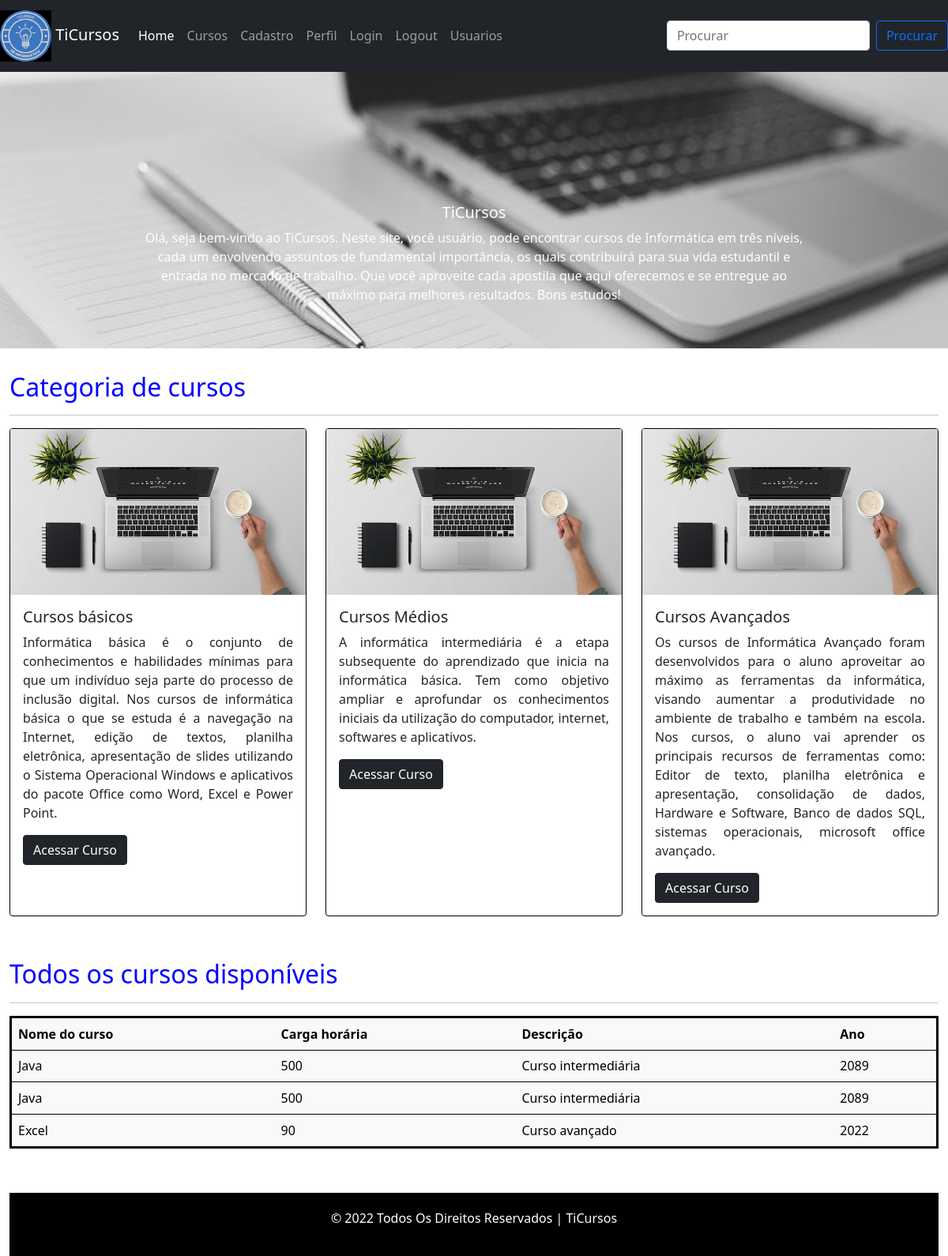
The page /visoes/index.php on the database its author committed.
### tables this page shows
CREATE TABLE `curso` (
  `id_curso` int(11) NOT NULL AUTO_INCREMENT,
  `nome` varchar(50) NOT NULL,
  `carga_horaria` int(11) NOT NULL,
  `descricao` text NOT NULL,
  `ano` year(4) NOT NULL,
  PRIMARY KEY (`id_curso`)
);

### controles/controlar_cursos.php (called while the page is built, shortened)
<?PHP
    function listarCursos(){
        $con = abrirConexao();
        $sql = "SELECT * FROM bdcursos.curso;";
        $resultadoListagem = mysqli_query($con, $sql);
        return $resultadoListagem;
    }
?>

### visoes/index.php (the view, shortened to what this page needs)
<!DOCTYPE html>
<html>
  <head>
    <link href="https://cdn.jsdelivr.net/npm/bootstrap@5.0.0-beta3/dist/css/bootstrap.min.css" rel="stylesheet">
    <link rel="stylesheet" type="text/css" href="estilo01.css"/>
  </head>
  <body>
   <nav class="navbar navbar-expand-lg navbar-light navbar-dark bg-dark">
   <a class="navbar-brand" href="index.php"><img  id="logo" src="logo02.jpeg" alt="Imagem da logo"> TiCursos</a>
    <div class="collapse navbar-collapse" id="navbarSupportedContent">
      <ul class="navbar-nav me-auto mb-2 mb-lg-0">
        <li class="nav-item">
          <a class="nav-link active" aria-current="page" href="index.php">Home</a>
        </li>
        <li class="nav-item">
          <a class="nav-link" href="consultar_cursos.php">Cursos</a>
        </li>
        <li class="nav-item">
          <a class="nav-link" href="cadastro.php">Cadastro</a>
        </li>
        <li class="nav-item">
          <a class="nav-link" href="perfil.php">Perfil</a>
        </li>
        <li class="nav-item">
          <a class="nav-link" href="login.php">Login</a>
        </li>
        <li class="nav-item">
          <a class="nav-link" href="logout.php">Logout</a>
        </li>
        <li class="nav-item">
          <a class="nav-link" href="consultar_usuarios.php">Usuarios</a>
        </li>
      </ul>
      <form class="d-flex">
        <input class="form-control me-2" type="search" placeholder="Procurar" aria-label="Search">
        <button class="btn btn-outline-primary" type="submit">Procurar</button>
      </form>
    </div>
</nav>
<div id="carouselExampleCaptions" class="carousel slide" data-bs-ride="carousel">
  <div class="carousel-inner">
    <div class="carousel-item active">
      <img src="computador.jpg" class="d-block w-100" alt="Imagem de um computador.">
      <div class="carousel-caption">
        <h5>TiCursos</h5>
        <p>Olá, seja bem-vindo ao TiCursos. Neste site, você usuário, pode encontrar cursos de Informática em três níveis, cada um envolvendo assuntos de fundamental importância, os quais contribuirá para sua vida estudantil e entrada no mercado de trabalho. Que você aproveite cada apostila que aqui oferecemos e se entregue ao máximo para melhores resultados. Bons estudos!</p>
      </div>
    </div>
    </div>
</div>
    <div class="container-fluid">
    <div class="row">
          <div class="col-12 col-md-12 col-lg-12">
          <h2 class="titulo">Categoria de cursos</h2>
          <hr>
          </div>
     </div>
    <div class="row">
          <div class="col-sm-6 col-md-4 mb-4">
    <div class="card h-100">
      <img src="computador02.jpg" class="card-img-top" alt="Imagem de um computador.">
      <div class="card-body">
        <h5 class="card-title">Cursos básicos</h5>
        <p class="card-text">Informática básica é o conjunto de conhecimentos e habilidades mínimas para que um indivíduo seja parte do processo de inclusão digital. Nos cursos de informática básica o que se estuda é a navegação na Internet, edição de textos, planilha eletrônica, apresentação de slides utilizando o Sistema Operacional Windows e aplicativos do pacote Office como Word, Excel e Power Point.</p>
        <a href="detalhes_basico.php" class="btn btn-dark">Acessar Curso</a>
      </div>
    </div>
  </div>
  <div class="col-sm-6 col-md-4 mb-4">
    <div class="card h-100">
      <img src="computador02.jpg" class="card-img-top" alt="Imagem de um computador.">
      <div class="card-body">
        <h5 class="card-title">Cursos Médios</h5>
        <p class="card-text">A informática intermediária é a etapa subsequente do aprendizado que inicia na informática básica. Tem como objetivo ampliar e aprofundar os conhecimentos iniciais da utilização do computador, internet, softwares e aplicativos.</p>
        <a href="detalhes_medio.php" class="btn btn-dark">Acessar Curso</a>
      </div>
    </div>
  </div>
  <div class="col-sm-12 col-md-4 mb-4">
    <div class="card h-100">
      <img src="computador02.jpg" class="card-img-top" alt="Imagem de um computador.">
      <div class="card-body">
        <h5 class="card-title">Cursos Avançados</h5>
        <p class="card-text">Os cursos de Informática Avançado foram desenvolvidos para o aluno aproveitar ao máximo as ferramentas da informática, visando aumentar a produtividade no ambiente de trabalho e também na escola. Nos cursos, o aluno vai aprender os principais recursos de ferramentas como: Editor de texto, planilha eletrônica e apresentação, consolidação de dados, Hardware e Software, Banco de dados SQL, sistemas operacionais, microsoft office avançado.</p>
        <a href="detalhes_avancado.php" class="btn btn-dark">Acessar Curso</a>
      </div>
    </div>
  </div>
  </div>
   </div>
   <div class="container-fluid">
<div class="row">
      <div class="col-12 col-md-12 col-lg-12">
      <h2 class="titulo">Todos os cursos disponíveis</h2>
      <hr>
      </div>
 </div>
   <table class="table table-light table-hover">
      <tr>
        <th scope="col">Nome do curso</th>
        <th scope="col">Carga horária</th>
        <th scope="col">Descrição</th>
        <th scope="col">Ano</th>
      </tr>
        <tr>
            <?PHP
                include "../controles/controlar_cursos.php";
                $resultadoListagem = listarCursos();
                while($registro = mysqli_fetch_array($resultadoListagem)){
                    $nome = $registro["nome"];
                    $carga_horaria = $registro["carga_horaria"];
                    $descricao = $registro["descricao"];
                    $ano = $registro["ano"];
                    echo "<tr>";
                    echo "<td>$nome</td>";
                    echo "<td>$carga_horaria</td>";
                    echo "<td>$descricao</td>";
                    echo "<td>$ano</td>";
                    echo "</tr>";
                }
            ?>
        </tr>
    </table>
  <footer>
  <div class="footer">
      <p>© 2022 Todos Os Direitos Reservados | TiCursos</p>
    </div>
  </footer>
  </body>
</html>

### visoes/estilo01.css (style rules this page uses)
.titulo { margin-top: 30px; color: blue; }
.card-text { text-align: justify; }
.card { border: 1px solid black; }
.carousel-inner { min-width: 100%; height: 350px; }
.carousel-item { min-width: 100%; height: 350px; }
.footer { float: left; padding: 20px; margin-top: 40px; position: relative; bottom: 0px; width:100%; text-align: center; background-color: black; color: white; }
#logo { width: 65px; }
.table { border: solid black; }

### rows shown on the page
curso: nome "Java", carga_horaria "500", descricao "Curso intermediária", ano "2089"
curso: nome "Java", carga_horaria "500", descricao "Curso intermediária", ano "2089"
curso: nome "Excel", carga_horaria "90", descricao "Curso avançado", ano "2022"
